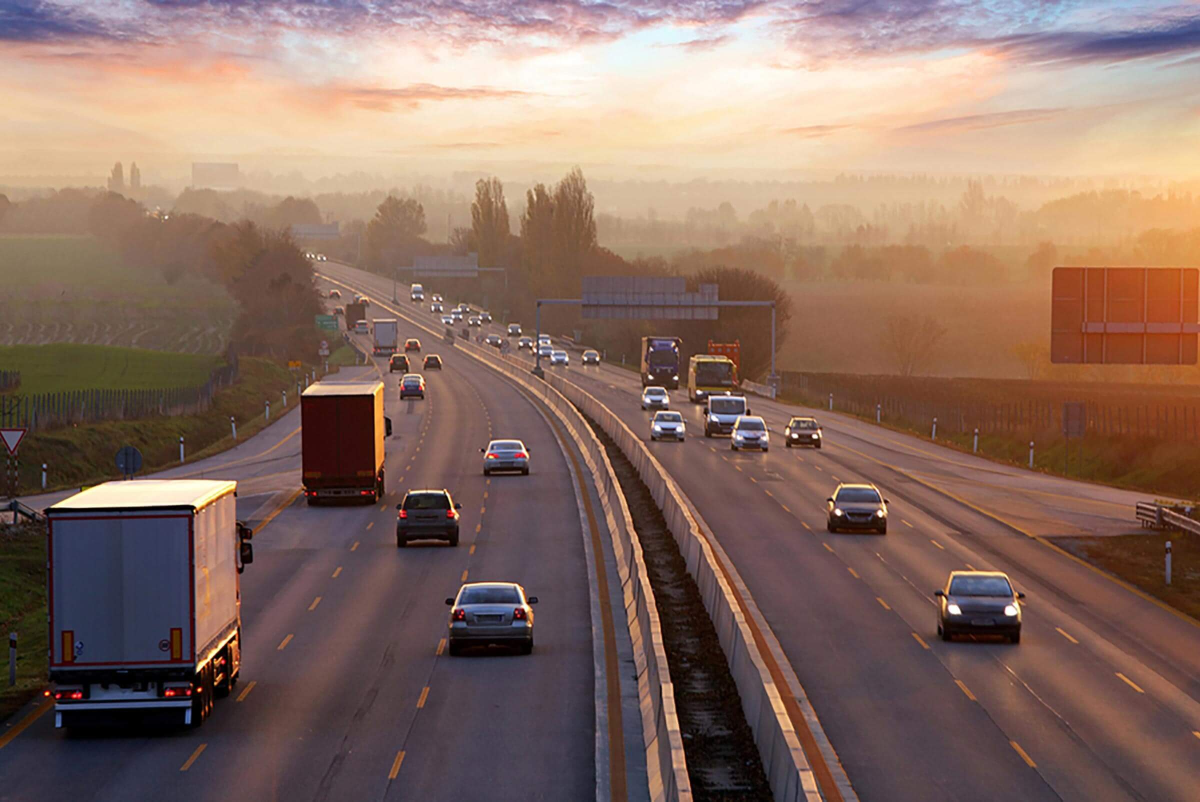
#> input picture opencv/road.jpg, 2400 x 1603 px, found by its file name (shown at 1/2 size)
$ python draw_on_image.py
#> lines starting #> are read from the running program, lines starting #| are printed output that depends on the picture
import cv2
import numpy as np

img = cv2.imread("road.jpg")
#> img is the input picture: shape (1603, 2400, 3); mean B, G, R 98.4, 109.4, 136.3
img = cv2.resize(img, (640, 350))
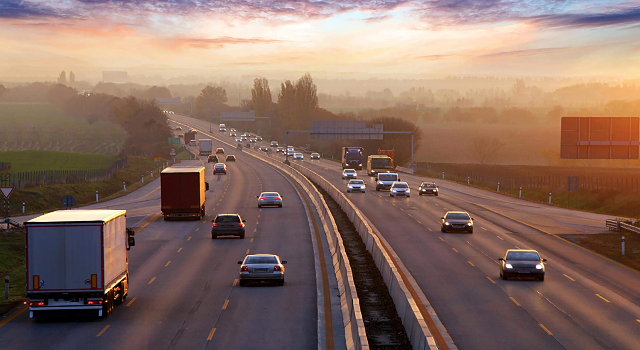
#> img: shape (350, 640, 3); mean B, G, R 98.3, 109.3, 136.2

# drawing line
img = cv2.line(img=img, pt1=(0,0), pt2=(230, 120), color=(123, 64, 61), thickness=5)

# drawing arrowed line
img = cv2.arrowedLine(img=img, pt1=(0, 125), pt2=(200, 125), color=(6, 245, 120), thickness=5)

# drawing square
img = cv2.rectangle(img=img, pt1=(320, 60), pt2=(440, 120), color=(34, 65, 20), thickness=3)

# drawing circle
img = cv2.circle(img=img, center=(450, 220), radius=50, color=(230, 43, 23), thickness=-3)

# drawing ellipse
img = cv2.ellipse(img=img, center=(450, 220), axes=(60,30), angle=0, startAngle=0, endAngle=240, color=(120,34,65), thickness=3)

# write text
img = cv2.putText(img=img, text="Evening view", org=(0, 330), fontFace=cv2.FONT_ITALIC, fontScale=2, color=(12,230,122), thickness=5)
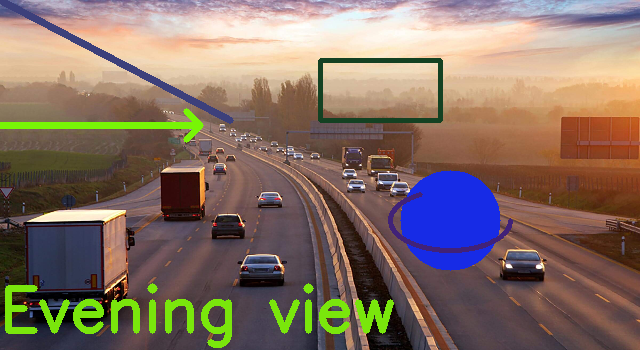
#> img: shape (350, 640, 3); mean B, G, R 100.6, 112.2, 132

cv2.imshow("image", img)
cv2.waitKey(0)
cv2.destroyAllWindows()
